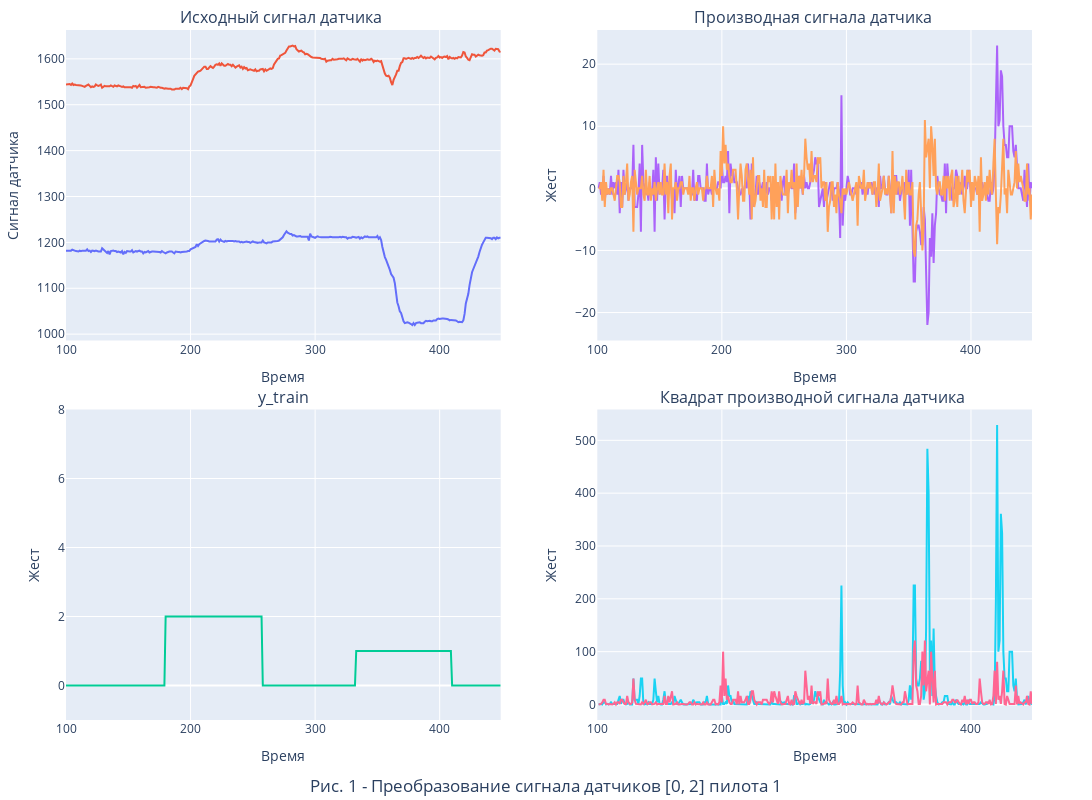

The notebook cell saved with this chart:
### Code cell
Pilot_id = 1
#active_sensors, passive_sensors = f.get_sensor_list(1, X_train, print_active=True)
time_start = 100
time_end = 450
#sensor = 2
sensors = list([0, 2, #5, 8, 12, 15, 17, 19, 21, 24, 27, 29, 30, 33, 36, 38
])

plot_counter = 1

timesteps=[time_start, time_end]

fig = make_subplots(rows=2, cols=2, 
                    subplot_titles=(f'Исходный сигнал датчика ', f'Производная сигнала датчика ',
                    'y_train', f'Квадрат производной сигнала датчика '), vertical_spacing = 0.1,
)

df_1 = pd.DataFrame(
    data = X_train[Pilot_id], 
    index = [s for s in range(X_train[Pilot_id].shape[0])], 
    columns = [s for s in range(X_train[Pilot_id].shape[1])]
    ).iloc[timesteps[0]:timesteps[1],:][sensors]

for i in df_1.columns: 
    fig.add_trace(go.Scatter(x=df_1.index, y=df_1[i], name=str(df[i].name)), row=1, col=1)

df_2 = pd.DataFrame(data = y_train[Pilot_id], index = [s for s in range(y_train[Pilot_id].shape[0])]).iloc[timesteps[0]:timesteps[1],:]

for i in df_2.columns: 
    fig.add_trace(go.Scatter(x=df_2.index, y=df_2[i], name=str(df[i].name)), row=2, col=1)

df_3 = pd.DataFrame(df_1.diff(), index = range(df_1.index[0], df_1.index[-1]+1))

for i in df_3.columns: 
    fig.add_trace(go.Scatter(x=df_3.index, y=df_3[i], name=str(df[i].name)), row=1, col=2)

#  датасет квадрата производной
df_4 = pd.DataFrame(np.power(df_1.diff(),2), index = range(df_1.index[0], df_1.index[-1]+1))

for i in df_4.columns: 
    fig.add_trace(go.Scatter(x=df_4.index, y=df_4[i], name=str(df[i].name)), row=2, col=2)

fig.update_layout(title={'text':f'Рис. {plot_counter}'+ f' - Преобразование сигнала датчиков {sensors} пилота ' + str(Pilot_id), 
'x':0.5, 'y':0.01}
)

fig.update_layout(width=1200, height=800, legend_title_text =f'Номер датчика ',
                    xaxis_title_text  = 'Время',  yaxis_title_text = 'Сигнал датчика', #yaxis_range=[0, 4000], 
                    xaxis2_title_text = 'Время', yaxis2_title_text = 'Жест', #yaxis2_range= [0 , 8],
                    xaxis3_title_text = 'Время', yaxis3_title_text = 'Жест', yaxis3_range= [-1 , 8],
                    xaxis4_title_text = 'Время', yaxis4_title_text = 'Жест', #yaxis2_range= [0 , 8],
                    margin=dict(l=40, r=60, t=30, b=80), 
                    showlegend=False # легенда загромождает картинку
)

fig.show()

### Figure 1 — Plotly figure (JSON) as saved in the notebook; plotly's stock layout.template omitted (floating-point values rounded to 4 significant figures; data arrays with more than 128 entries replaced by an {"elided": "..."} marker saying what was removed)
{"data": [{"name": "0", "type": "scatter", "x": {"elided": "350 int values"}, "xaxis": "x", "y": {"elided": "350 int values"}, "yaxis": "y"}, {"name": "2", "type": "scatter", "x": {"elided": "350 int values"}, "xaxis": "x", "y": {"elided": "350 int values"}, "yaxis": "y"}, {"name": "0", "type": "scatter", "x": {"elided": "350 int values"}, "xaxis": "x3", "y": {"elided": "350 int values"}, "yaxis": "y3"}, {"name": "0", "type": "scatter", "x": {"elided": "350 int values"}, "xaxis": "x2", "y": {"elided": "350 int values"}, "yaxis": "y2"}, {"name": "2", "type": "scatter", "x": {"elided": "350 int values"}, "xaxis": "x2", "y": {"elided": "350 int values"}, "yaxis": "y2"}, {"name": "0", "type": "scatter", "x": {"elided": "350 int values"}, "xaxis": "x4", "y": {"elided": "350 int values"}, "yaxis": "y4"}, {"name": "2", "type": "scatter", "x": {"elided": "350 int values"}, "xaxis": "x4", "y": {"elided": "350 int values"}, "yaxis": "y4"}], "layout": {"annotations": [{"font": {"size": 16}, "showarrow": false, "text": "Исходный сигнал датчика ", "x": 0.225, "xanchor": "center", "xref": "paper", "y": 1, "yanchor": "bottom", "yref": "paper"}, {"font": {"size": 16}, "showarrow": false, "text": "Производная сигнала датчика ", "x": 0.775, "xanchor": "center", "xref": "paper", "y": 1, "yanchor": "bottom", "yref": "paper"}, {"font": {"size": 16}, "showarrow": false, "text": "y_train", "x": 0.225, "xanchor": "center", "xref": "paper", "y": 0.45, "yanchor": "bottom", "yref": "paper"}, {"font": {"size": 16}, "showarrow": false, "text": "Квадрат производной сигнала датчика ", "x": 0.775, "xanchor": "center", "xref": "paper", "y": 0.45, "yanchor": "bottom", "yref": "paper"}], "height": 800, "legend": {"title": {"text": "Номер датчика "}}, "margin": {"b": 80, "l": 40, "r": 60, "t": 30}, "showlegend": false, "title": {"text": "Рис. 1 - Преобразование сигнала датчиков [0, 2] пилота 1", "x": 0.5, "y": 0.01}, "width": 1200, "xaxis": {"anchor": "y", "domain": [0, 0.45], "title": {"text": "Время"}}, "xaxis2": {"anchor": "y2", "domain": [0.55, 1], "title": {"text": "Время"}}, "xaxis3": {"anchor": "y3", "domain": [0, 0.45], "title": {"text": "Время"}}, "xaxis4": {"anchor": "y4", "domain": [0.55, 1], "title": {"text": "Время"}}, "yaxis": {"anchor": "x", "domain": [0.55, 1], "title": {"text": "Сигнал датчика"}}, "yaxis2": {"anchor": "x2", "domain": [0.55, 1], "title": {"text": "Жест"}}, "yaxis3": {"anchor": "x3", "domain": [0, 0.45], "range": [-1, 8], "title": {"text": "Жест"}}, "yaxis4": {"anchor": "x4", "domain": [0, 0.45], "title": {"text": "Жест"}}}}
